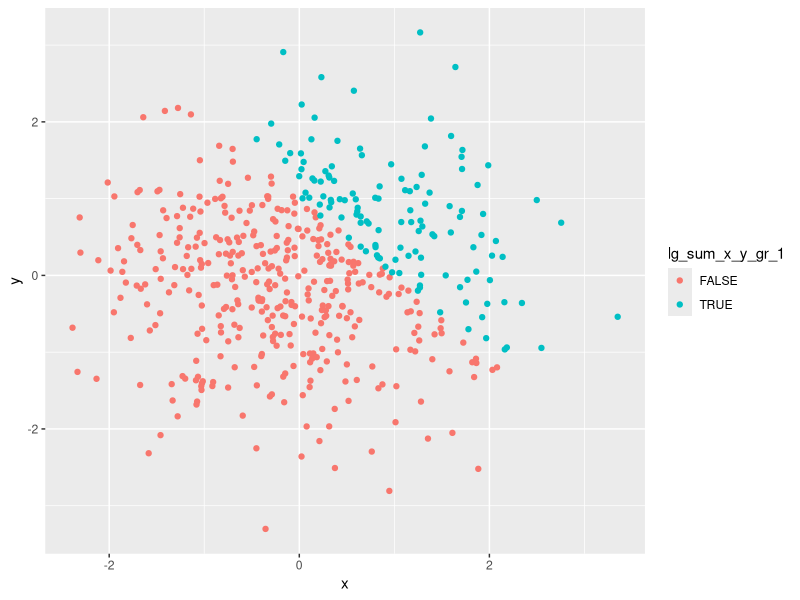
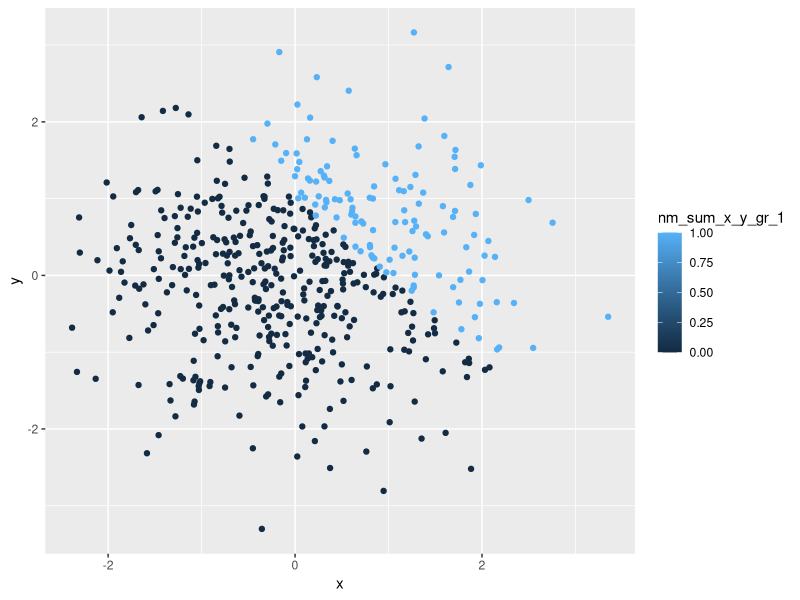
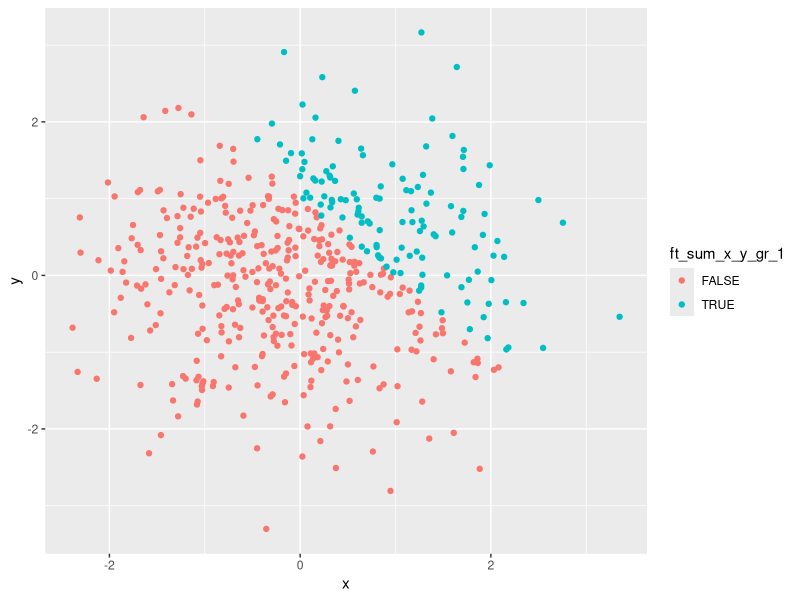
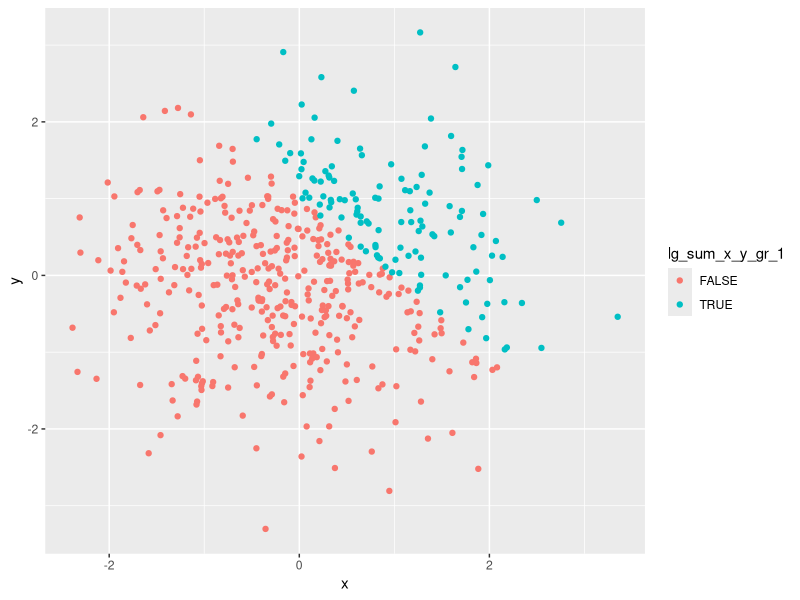

Reproduce these figures in R, in order.
## ---- chunk 1
knitr::opts_chunk$set(echo = TRUE)

library(tidyverse)
library(purrr)
## ---- chunk 2

# create data frame
df_problem_1 = tibble(
  nm_random_sample = rnorm(8),
  lg_sample_gr_0 = as.logical(nm_random_sample > 0),
  ch_vector = as.character(1:8),
  ft_vector = factor(
    rep(c("high", "medium", "low"), length.out = 8),
    levels = c("low", "medium", "high")
  )
)

# take mean of each column
df_problem_1 %>% 
  map(mean)

## ---- chunk 3

# map as.numeric function to the logical, character, and factor variables
df_problem_1 %>% 
  select(-c(nm_random_sample)) %>% 
  map(as.numeric)

## ---- chunk 4

# (a)
# convert the logical vector to numeric 
nm_converted_vector = df_problem_1 %>% 
  pull(lg_sample_gr_0) %>% 
  as.numeric() 

# pull the random sample
nm_random_sample = df_problem_1 %>% 
  pull(nm_random_sample)

# multiply the random sample by the result
nm_converted_vector * nm_random_sample


# (b)
# convert the logical vector to a factor
ft_converted_vector = df_problem_1 %>% 
  pull(lg_sample_gr_0) %>% 
  factor(levels = c(FALSE, TRUE)) 

# multiply the random sample by the result
ft_converted_vector * nm_random_sample


# (C)
# convert the logical vector to a factor and then convert the result to numeric
nm_reconverted_vector = ft_converted_vector %>% 
  as.numeric()

# multiply the random sample by the result
nm_reconverted_vector * nm_random_sample

## ---- chunk 5

df_problem_2 = tibble(
  x = rnorm(500),
  y = rnorm(500),
  lg_sum_x_y_gr_1 = as.logical(x + y > 1),
  nm_sum_x_y_gr_1 = as.numeric(lg_sum_x_y_gr_1),
  ft_sum_x_y_gr_1 = factor(lg_sum_x_y_gr_1, levels = c(FALSE, TRUE))
)

## ---- chunk 6

# scatterplot colored by logical vector
ggplot(df_problem_2, aes(x = x, y = y, color = lg_sum_x_y_gr_1)) +
  geom_point()

# save plot above
ggsave(filename = "scatterplot_by_lg_indicator.pdf")

## ---- chunk 7

# scatterplot colored by numeric vector
ggplot(df_problem_2, aes(x = x, y = y, color = nm_sum_x_y_gr_1)) +
  geom_point()

## ---- chunk 8

# scatterplot colored by factor vector
ggplot(df_problem_2, aes(x = x, y = y, color = ft_sum_x_y_gr_1)) +
  geom_point()

